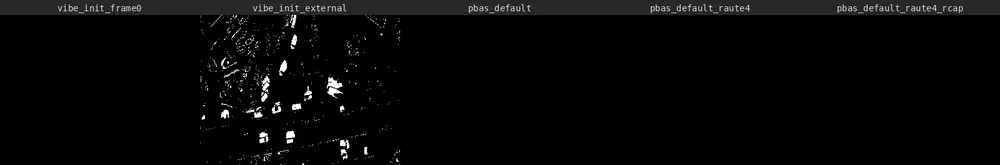
#> input picture media/demo/pbas-compare-media_source_birdseye-320x240.mp4.webp, 1000 x 165 px, shrunk from 1600 x 264 before the run, found by its file name
$ python keyframe_tile.py
#> lines starting #> are read from the running program, lines starting #| are printed output that depends on the picture
"""Extract a few keyframes from each animated WebP and stack vertically into a
single PNG so a multimodal reviewer can do qualitative inspection across the
timeline in a single image."""
from __future__ import annotations

from pathlib import Path

from PIL import Image, ImageDraw, ImageFont

WEBP_PATHS = [
    Path("media/demo/pbas-compare-media_source_birdseye-320x240.mp4.webp"),
    Path("media/demo/pbas-compare-media_source_people-320x240.mp4.webp"),
]
KEYFRAMES = [0, 16, 32, 64, 96, 128, 160, 199]
OUT_DIR = Path("py/experiments/our_outputs/pbas_compare_keyframes")
OUT_DIR.mkdir(parents=True, exist_ok=True)
LABEL_W = 56  # pixels reserved on the left for the "Frame N" tag


def _load_font(size: int) -> ImageFont.FreeTypeFont:
    for path in [
        "/usr/share/fonts/truetype/dejavu/DejaVuSansMono.ttf",
        "/usr/share/fonts/truetype/dejavu/DejaVuSans.ttf",
    ]:
        if Path(path).exists():
            return ImageFont.truetype(path, size)
    return ImageFont.load_default()


def tile(webp_path: Path) -> Path:
    im = Image.open(webp_path)
#> im is the input picture: PIL image 1000x165 RGB; mean R, G, B 6.9, 6.9, 6.9
    n_frames = getattr(im, "n_frames", 1)
#> n_frames = 1
    valid_kf = [k for k in KEYFRAMES if k < n_frames]
#> valid_kf = [0]
    rows = []
    for k in valid_kf:
        im.seek(k)
        rows.append(im.convert("RGB"))
#> this loop made 1 pass
#> after the loop, rows = 1 item
    strip_w, strip_h = rows[0].size
#> strip_w = 1000; strip_h = 165
    grid_w = LABEL_W + strip_w
#> grid_w = 1056
    grid_h = strip_h * len(rows)
#> grid_h = 165
    grid = Image.new("RGB", (grid_w, grid_h), (40, 40, 40))
#> grid: PIL image 1056x165 RGB; every value is 40
    font = _load_font(13)
    draw = ImageDraw.Draw(grid)
    for i, (k, page) in enumerate(zip(valid_kf, rows)):
        grid.paste(page, (LABEL_W, i * strip_h))
        draw.text((6, i * strip_h + strip_h // 2 - 7), f"f={k:>3}",
                  fill=(220, 220, 220), font=font)
#> this loop made 1 pass
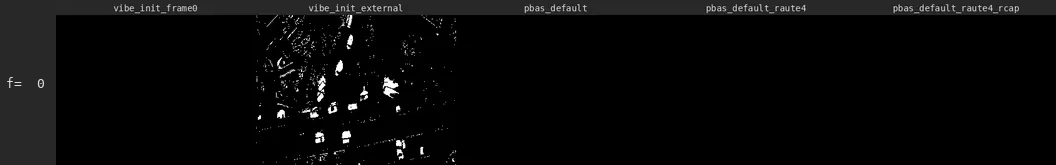
#> grid: PIL image 1056x165 RGB; mean R, G, B 8.7, 8.7, 8.7
    out = OUT_DIR / (webp_path.stem + "_keyframes.png")
    grid.save(out)
    print(f"{webp_path.name} -> {out}  ({n_frames} frames, {len(valid_kf)} keyframes)")
#| pbas-compare-media_source_birdseye-320x240.mp4.webp -> py/experiments/our_outputs/pbas_compare_keyframes/pbas-compare-media_source_birdseye-320x240.mp4_keyframes.png  (1 frames, 1 keyframes)
    return out


def main() -> None:
    for p in WEBP_PATHS:
        if not p.exists():
            print(f"missing: {p}")
            continue
        tile(p)
#> pass 2 of the loop in main, `for p in WEBP_PATHS:`:
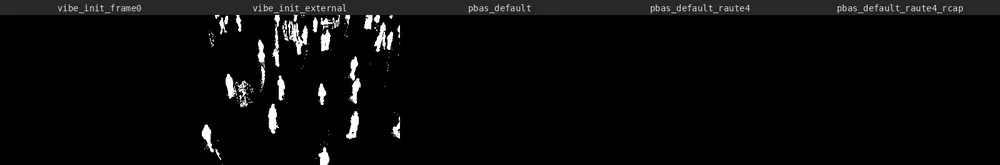
#> input picture media/demo/pbas-compare-media_source_people-320x240.mp4.webp, 1000 x 165 px, shrunk from 1600 x 264 before the run, found by its file name
#> in tile, im is the input picture: PIL image 1000x165 RGB; mean R, G, B 9.4, 9.4, 9.4
#> the loop in tile (call 2), `for k in valid_kf:` made 1 pass
#> the loop in tile (call 2), `for i, (k, page) in enumerate(zip(valid_kf, rows)):` made 1 pass
#> after the loop in tile (call 2), `for i, (k, page) in enumerate(zip(valid_kf, rows)):`:
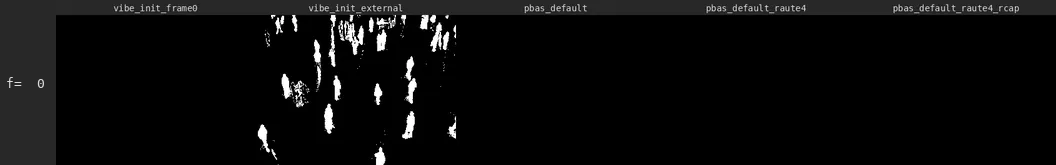
#> grid: PIL image 1056x165 RGB; mean R, G, B 11, 11, 11
#| pbas-compare-media_source_people-320x240.mp4.webp -> py/experiments/our_outputs/pbas_compare_keyframes/pbas-compare-media_source_people-320x240.mp4_keyframes.png  (1 frames, 1 keyframes)


if __name__ == "__main__":
    main()
